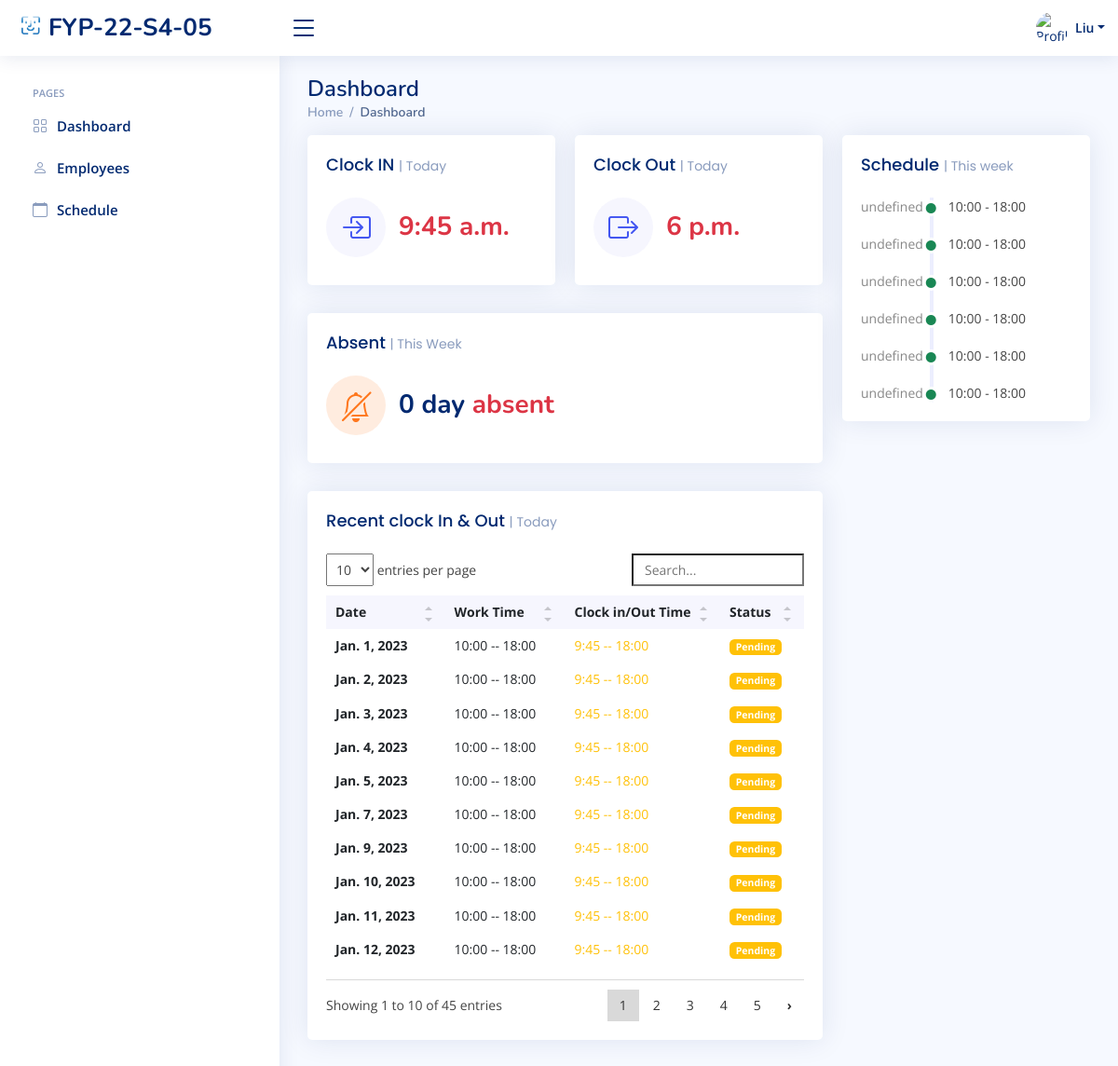
/sys_admin/home/ (signed in), run on the app's committed database.
### index/models.py (models this page shows, shortened)
class Employee(models.Model):
	Employee_ID = models.IntegerField(primary_key=True)
	Full_Name = models.CharField(max_length=100)
	Job_Title = models.CharField(max_length=100)
	Phone_Number = models.CharField(max_length=100)
	salt = models.CharField(max_length=50, null=True)
	Email_Address = models.EmailField()
	Role = models.ForeignKey(Role, on_delete=models.CASCADE)
	Profile_Image = models.ImageField(null=True,blank=True, upload_to='profile_pics/')
	Password = models.CharField(max_length=256)
	Start_Date = models.DateField(auto_now_add=True)

class WorkSchedule(models.Model):
	WorkSchedule_id = models.BigAutoField(primary_key=True)
	Employee = models.ForeignKey(Employee,on_delete=models.CASCADE)
	InTime = models.TimeField(max_length=256, null=True, blank=True)
	OutTime = models.TimeField(max_length=256, null=True, blank=True)
	Mark = models.CharField(max_length=256,null=True)
	StartDate = models.DateField()
	StartTime = models.TimeField(null=True)
	EndTime = models.TimeField(null=True)
	class Meta:
		db_table = 'WorkSchedule'

### index/views/sys_admin.py (the view)
# urls.py: path('sys_admin/home/', sys_admin.sys_admin_home, name='sys_admin_home'),
def sys_admin_home(request):
	dt = datetime.strptime(currentDate, '%Y-%m-%d')
	start = dt - timedelta(days=dt.weekday())
	end = start + timedelta(days=6)
	startDate = start.strftime('%Y-%m-%d')
	endDate = end.strftime('%Y-%m-%d')
	Title = 'Admin Home Page'
	if 'Employee_ID' in request.session:
		fourdates = date.today() - timedelta(days=4)
		currentEmployee = Employee.objects.get(Employee_ID=request.session['Employee_ID'])
		CheckIn = ''
		CheckOut = ''
		Marklist = ['off', 'mc']
		CheckValues = WorkSchedule.objects.filter(Employee_id=request.session['Employee_ID']).filter(
			StartDate=currentDate)
		if CheckValues.exists():
			AttenCheck = WorkSchedule.objects.get(Employee_id=request.session['Employee_ID'], StartDate=currentDate)
			if AttenCheck.Mark.lower() != 'off' or AttenCheck.Mark.lower() != 'mc':
				if AttenCheck.InTime is None and AttenCheck.OutTime is not None:
					CheckIn = "Pending"
					CheckOut = AttenCheck.OutTime
				elif AttenCheck.OutTime is None and AttenCheck.InTime is not None:
					CheckIn = AttenCheck.InTime
					CheckOut = "Pending"
				elif AttenCheck.InTime is None and AttenCheck.OutTime is None:
					CheckOut = "Pending"
					CheckIn = "Pending"
				else:
					CheckIn = AttenCheck.InTime
					CheckOut = AttenCheck.OutTime
			else:
				CheckIn = 'OFF'
				CheckOut = 'OFF'
		scheduleWeek = WorkSchedule.objects.filter(Employee_id=request.session['Employee_ID'], StartDate__lte=endDate,
												   StartDate__gte=startDate, StartTime__isnull=False,
												   EndTime__isnull=False).order_by('StartDate')
		CountAsent = WorkSchedule.objects.filter(Employee_id=request.session['Employee_ID'],
												 StartDate__lte=currentDate, StartDate__gte=startDate).filter(
			Mark='Absent').count()
		RecentData = WorkSchedule.objects.filter(Employee_id=request.session['Employee_ID'],
												 StartDate__lte=currentDate).order_by("StartDate")
		context = {
			'Role': currentEmployee.Role.Role_ID,
			'Employee_ID': currentEmployee.Employee_ID,
			'Full_Name': currentEmployee.Full_Name,
			'Job_Title': currentEmployee.Job_Title,
			'PFP': currentEmployee.Profile_Image.url,
			'Redata': RecentData,
			'ScheduleWeek': scheduleWeek,
			'count': CountAsent,
			'CheckIn': CheckIn,
			'CheckOut': CheckOut,
			'title': Title,
		}
		return render(request, 'sys_admin/sys_admin_home.html', context)
	else:
		messages.error(request, 'Please login first')
		return redirect('login')

### templates/sys_admin/sys_admin_home.html (shortened to what this page needs)
{% extends "index/base.html" %}
{% load static %}
{% block content %}
{% include 'sys_admin/sys_admin_base.html'%}
  <main id="main" class="main">
    <div class="pagetitle">
      <h1>Dashboard</h1>
      <nav>
        <ol class="breadcrumb">
          <li class="breadcrumb-item"><a href="{% url 'sys_admin_home' %}">Home</a></li>
          <li class="breadcrumb-item active">Dashboard</li>
        </ol>
      </nav>
    </div>
    <section class="section dashboard">
      <div class="row">
        <div class="col-lg-8">
          <div class="row">
            <div class="col-xxl-4 col-md-6">
              <div class="card info-card sales-card">
                <div class="card-body">
                  <h5 class="card-title">Clock IN <span>| Today</span></h5>
                  <div class="d-flex align-items-center">
                    <div class="card-icon rounded-circle d-flex align-items-center justify-content-center">
                      <i class="bi bi-box-arrow-in-right"></i>
                    </div>
                    <div class="ps-3">
                      {% if CheckIn in 'Present'  %}
                     <h6 class="text-success">{{ CheckIn }}</h6>
                        {% elif CheckIn in 'Pending' %}
                         <h6 class="text-warning">{{ CheckIn }}</h6>
                         {% else %}
                         <h6 class="text-danger">{{ CheckIn }}</h6>
                        {% endif %}
                    </div>
                  </div>
                </div>
              </div>
            </div>
            <div class="col-xxl-4 col-md-6">
              <div class="card info-card sales-card">
                <div class="card-body">
                  <h5 class="card-title">Clock Out <span>| Today</span></h5>
                  <div class="d-flex align-items-center">
                    <div class="card-icon rounded-circle d-flex align-items-center justify-content-center">
                      <i class="bi bi-box-arrow-right"></i>
                    </div>
                    <div class="ps-3">
                      {% if Ad.Mark in 'Present' %}
                      <h6 class="text-success">{{ CheckOut }}</h6>
                     {% elif CheckOut in 'Pending' %}
                     <h6 class="text-warning">{{ CheckOut }}</h6>
                     {% else %}
                     <h6 class="text-danger">{{ CheckOut }}</h6>
                    {% endif %}
                    </div>
                  </div>
                </div>
              </div>
            </div>
            <div class="col-xxl-4 col-xl-12">
              <div class="card info-card customers-card">
                <div class="card-body">
                  <h5 class="card-title">Absent <span>| This Week</span></h5>
                  <div class="d-flex align-items-center">
                    <div class="card-icon rounded-circle d-flex align-items-center justify-content-center">
                      <i class="bi bi-bell-slash"></i>
                    </div>
                    <div class="ps-3">
                      <h6>{{ count}} day <span class="text-danger">absent</span></h6>
                    </div>
                  </div>
                </div>
              </div>
            </div>
            <div class="col-12">
              <div class="card recent-sales overflow-auto">
                <div class="card-body">
                  <h5 class="card-title">Recent clock In & Out <span>| Today</h5>
                  <table class="table table-borderless datatable">
                    <thead>
                      <tr>
                        <th scope="col">Date</th>
                        <th scope="col">Work Time</th>
                        <th scope="col">Clock in/Out Time</th>
                        <th scope="col">Status</th>
                      </tr>
                    </thead>
                    <tbody>
                      {% for Ad in Redata %}
                      <tr>
                        <th scope="row">{{ Ad.StartDate }}</th>
                        <td>{{ Ad.StartTime |date:"G:i"}}  --   {{ Ad.EndTime |date:"G:i"}}</td>
                        {% if Ad.Mark in 'Present' %}
                        <td><span class ="text-success">{{ Ad.InTime |date:"G:i" }}   --   {{ Ad.OutTime |date:"G:i" }}</span></td>
                        <td><span class="badge bg-success">{{ Ad.Mark }}</span></td>
                        {% elif Ad.Mark in 'Late' %}
                        <td><span class ="text-danger">{{ Ad.InTime |date:"G:i"}} </span>  --   {{ Ad.OutTime |date:"G:i"}}</td>
                        <td><span class="badge bg-success">{{ Ad.Mark }}</span></td>
                        {% elif Ad.Mark in 'Leave early' %}
                        <td>{{ Ad.InTime|date:"G:i" }}   --   <span class ="text-danger">{{ Ad.OutTime |date:"G:i"}} </span></td>
                        <td><span class="badge bg-danger">{{ Ad.Mark }}</span></td>
                        {% elif Ad.Mark in 'Pending' %}
                        <td><span class="text-warning">{{ Ad.InTime|date:"G:i" }}   --   {{ Ad.OutTime |date:"G:i"}}</span></td>
                        <td><span class="badge bg-warning">{{ Ad.Mark }}</span></td>
                            {% elif Ad.Mark in 'Off' %}
                        <td><span class="text-warning">{{ Ad.InTime|date:"G:i" }}   --   {{ Ad.OutTime |date:"G:i"}}</span></td>
                        <td><span class="badge bg-warning">{{ Ad.Mark }}</span></td>
                            {% elif Ad.Mark in 'MC' %}
                        <td><span class="text-warning">{{ Ad.InTime|date:"G:i" }}   --   {{ Ad.OutTime |date:"G:i"}}</span></td>
                        <td><span class="badge bg-warning">{{ Ad.Mark }}</span></td>
                        {% else %}
                        <td><span class ="text-danger">{{ Ad.InTime |date:"G:i"}}   --   {{ Ad.OutTime |date:"G:i"}}</span></td>
                        <td><span class="badge bg-danger">{{ Ad.Mark }}</span></td>
                        {% endif %}
                      </tr>
                      {% endfor %}
                    </tbody>
                  </table>
                </div>
              </div>
            </div>
          </div>
        </div>
        <div class="col-lg-4">
          <div class="card">
            <div class="card-body">
              <h5 class="card-title">Schedule <span>| This week</span></h5>
              <div class="activity" id="activity">
               {% for Ad in ScheduleWeek %}
                <div class="activity-item d-flex">
                  <div class="activite-label week{{ forloop.counter }}" ></div>
                        <i class='bi bi-circle-fill activity-badge text-success align-self-start'></i>
                        <div class="activity-content">
                        {{ Ad.StartTime |date:"G:i"}} - {{ Ad.EndTime |date:"G:i"}} &#12288;
                            </div>
                </div>
                 {% endfor %}
              </div>
            </div>
          </div>
        </div>
      </div>
    </section>
  </main>
{% endblock content %}

### templates/sys_admin/sys_admin_base.html (shortened to what this page needs)
{% load static %}
  <header id="header" class="header fixed-top d-flex align-items-center">
    <div class="d-flex align-items-center justify-content-between">
      <a href="{% url 'sys_admin_home' %}" class="logo d-flex align-items-center">
        <img src="{% static 'assets/img/logo.png' %}" alt="">
        <span class="d-none d-lg-block">FYP-22-S4-05</span>
      </a>
      <i class="bi bi-list toggle-sidebar-btn"></i>
    </div>
    <nav class="header-nav ms-auto">
      <ul class="d-flex align-items-center">
        <li class="nav-item dropdown pe-3">
          <a class="nav-link nav-profile d-flex align-items-center pe-0" href="#" data-bs-toggle="dropdown">
            <img src="{{ PFP }}" alt="Profile" class="rounded-circle"  height="35" width="35">
            <span class="d-none d-md-block dropdown-toggle ps-2">{{ Full_Name }}</span>
          </a>
        </li>
      </ul>
    </nav>
  </header>
  <aside id="sidebar" class="sidebar">
    <ul class="sidebar-nav" id="sidebar-nav">
      <li class="nav-heading">Pages</li>
      <li class="nav-item">
        <a class="nav-link collapsed" href="{% url 'sys_admin_home' %}">
          <i class="bi bi-grid"></i>
          <span>Dashboard</span>
        </a>
      </li>
      <li class="nav-item">
        <a class="nav-link collapsed" href="{% url 'sys_admin_view_employees' %}">
          <i class="bi bi-person"></i>
          <span>Employees</span>
        </a>
      </li>
      <li class="nav-item">
        <a class="nav-link collapsed" href="{% url 'sys_admin_schedule' %}">
          <i class="bi bi-calendar"></i>
          <span>Schedule</span>
        </a>
      </li>
  </aside>

### static/assets/css/style.css (style rules this page uses)
:root { scroll-behavior: smooth; }
body { font-family: "Open Sans", sans-serif; background: #f6f9ff; color: #444444; }
a { color: #4154f1; text-decoration: none; }
h1, h2, h3, h4, h5, h6 { font-family: "Nunito", sans-serif; }
#main { margin-top: 60px; padding: 20px 30px; transition: all 0.3s; }
.pagetitle { margin-bottom: 10px; }
.pagetitle h1 { font-size: 24px; margin-bottom: 0; font-weight: 600; color: #012970; }
.card { margin-bottom: 30px; border: none; border-radius: 5px; box-shadow: 0px 0 30px rgba(1, 41, 112, 0.1); }
.card-title { padding: 20px 0 15px 0; font-size: 18px; font-weight: 500; color: #012970; font-family: "Poppins", sans-serif; }
.card-title span { color: #899bbd; font-size: 14px; font-weight: 400; }
.card-body { padding: 0 20px 20px 20px; }
.breadcrumb { font-size: 14px; font-family: "Nunito", sans-serif; color: #899bbd; font-weight: 600; }
.breadcrumb a { color: #899bbd; transition: 0.3s; }
.breadcrumb .breadcrumb-item::before { color: #899bbd; }
.breadcrumb .active { color: #51678f; font-weight: 600; }
.logo { line-height: 1; }
@media (min-width: 1200px) { .logo { width: 280px; } }
.logo img { max-height: 26px; margin-right: 6px; }
.logo span { font-size: 26px; font-weight: 700; color: #012970; font-family: "Nunito", sans-serif; }
.header { transition: all 0.5s; z-index: 997; height: 60px; box-shadow: 0px 2px 20px rgba(1, 41, 112, 0.1); background-color: #fff; padding-left: 20px; }
.header .toggle-sidebar-btn { font-size: 32px; padding-left: 10px; cursor: pointer; color: #012970; }
.header-nav ul { list-style: none; }
.header-nav>ul { margin: 0; padding: 0; }
.header-nav .nav-profile { color: #012970; }
.header-nav .nav-profile img { max-height: 36px; }
.header-nav .nav-profile span { font-size: 14px; font-weight: 600; }
.sidebar { position: fixed; top: 60px; left: 0; bottom: 0; width: 300px; z-index: 996; transition: all 0.3s; padding: 20px; overflow-y: auto; scrollbar-width: thin; scrollbar-color: #aab7cf transparent; box-shadow: 0px 0px 20px rgba(1, 41, 112, 0.1); background-color: #fff; }
@media (min-width: 1200px) { #main, #footer { margin-left: 300px; } }
.sidebar-nav { padding: 0; margin: 0; list-style: none; }
.sidebar-nav li { padding: 0; margin: 0; list-style: none; }
.sidebar-nav .nav-item { margin-bottom: 5px; }
.sidebar-nav .nav-heading { font-size: 11px; text-transform: uppercase; color: #899bbd; font-weight: 600; margin: 10px 0 5px 15px; }
.sidebar-nav .nav-link { display: flex; align-items: center; font-size: 15px; font-weight: 600; color: #4154f1; transition: 0.3; background: #f6f9ff; padding: 10px 15px; border-radius: 4px; }
.sidebar-nav .nav-link i { font-size: 16px; margin-right: 10px; color: #4154f1; }
.sidebar-nav .nav-link.collapsed { color: #012970; background: #fff; }
.sidebar-nav .nav-link.collapsed i { color: #899bbd; }
.dashboard .info-card { padding-bottom: 10px; }
.dashboard .info-card h6 { font-size: 28px; color: #012970; font-weight: 700; margin: 0; padding: 0; }
.dashboard .card-icon { font-size: 32px; line-height: 0; width: 64px; height: 64px; flex-shrink: 0; flex-grow: 0; }
.dashboard .sales-card .card-icon { color: #4154f1; background: #f6f6fe; }
.dashboard .customers-card .card-icon { color: #ff771d; background: #ffecdf; }
.dashboard .activity { font-size: 14px; }
.dashboard .activity .activity-item .activite-label { color: #888; position: relative; flex-shrink: 0; flex-grow: 0; min-width: 64px; }
.dashboard .activity .activity-item .activite-label::before { content: ""; position: absolute; right: -11px; width: 4px; top: 0; bottom: 0; background-color: #eceefe; }
.dashboard .activity .activity-item .activity-badge { margin-top: 3px; z-index: 1; font-size: 11px; line-height: 0; border-radius: 50%; flex-shrink: 0; border: 3px solid #fff; flex-grow: 0; }
.dashboard .activity .activity-item .activity-content { padding-left: 10px; padding-bottom: 20px; }
.dashboard .activity .activity-item:last-child .activity-content { padding-bottom: 0; }
.dashboard .recent-sales { font-size: 14px; }
.dashboard .recent-sales .table thead { background: #f6f6fe; }
.dashboard .recent-sales .table thead th { border: 0; }

### data on the page
Employee: Full_Name "Liu"
WorkSchedule: InTime "9:45 a.m.", OutTime "6 p.m.", StartTime "10:00", EndTime "18:00"
WorkSchedule: StartDate "Jan. 1, 2023", StartTime "10:00", EndTime "18:00", InTime "9:45", OutTime "18:00", Mark "Pending"
WorkSchedule: StartDate "Jan. 2, 2023", StartTime "10:00", EndTime "18:00", InTime "9:45", OutTime "18:00", Mark "Pending"
WorkSchedule: StartDate "Jan. 3, 2023", StartTime "10:00", EndTime "18:00", InTime "9:45", OutTime "18:00", Mark "Pending"
WorkSchedule: StartDate "Jan. 4, 2023", StartTime "10:00", EndTime "18:00", InTime "9:45", OutTime "18:00", Mark "Pending"
WorkSchedule: StartDate "Jan. 5, 2023", StartTime "10:00", EndTime "18:00", InTime "9:45", OutTime "18:00", Mark "Pending"
WorkSchedule: StartDate "Jan. 7, 2023", StartTime "10:00", EndTime "18:00", InTime "9:45", OutTime "18:00", Mark "Pending"
WorkSchedule: StartDate "Jan. 9, 2023", StartTime "10:00", EndTime "18:00", InTime "9:45", OutTime "18:00", Mark "Pending"
WorkSchedule: StartDate "Jan. 10, 2023", StartTime "10:00", EndTime "18:00", InTime "9:45", OutTime "18:00", Mark "Pending"
WorkSchedule: StartDate "Jan. 11, 2023", StartTime "10:00", EndTime "18:00", InTime "9:45", OutTime "18:00", Mark "Pending"
WorkSchedule: StartDate "Jan. 12, 2023", StartTime "10:00", EndTime "18:00", InTime "9:45", OutTime "18:00", Mark "Pending"
WorkSchedule: StartTime "10:00", EndTime "18:00"
WorkSchedule: StartTime "10:00", EndTime "18:00"
WorkSchedule: StartTime "10:00", EndTime "18:00"
WorkSchedule: StartTime "10:00", EndTime "18:00"
WorkSchedule: StartTime "10:00", EndTime "18:00"

### other printed values
{{ count }} "0"
